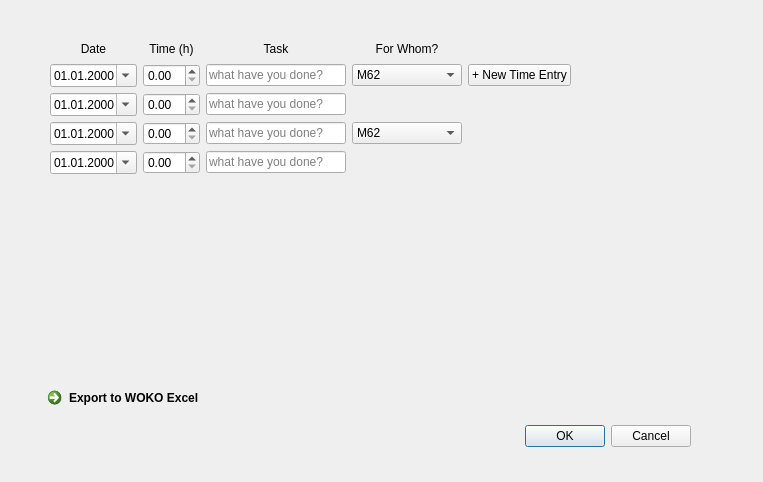
<?xml version="1.0" encoding="UTF-8"?>
<ui version="4.0">
 <class>baseWindow</class>
 <widget class="QDialog" name="baseWindow">
  <property name="geometry">
   <rect>
    <x>0</x>
    <y>0</y>
    <width>763</width>
    <height>482</height>
   </rect>
  </property>
  <property name="windowTitle">
   <string>Time Entry Tool for WOKO</string>
  </property>
  <property name="autoFillBackground">
   <bool>true</bool>
  </property>
  <widget class="QDialogButtonBox" name="buttonBox">
   <property name="geometry">
    <rect>
     <x>350</x>
     <y>420</y>
     <width>341</width>
     <height>32</height>
    </rect>
   </property>
   <property name="orientation">
    <enum>Qt::Horizontal</enum>
   </property>
   <property name="standardButtons">
    <set>QDialogButtonBox::Cancel|QDialogButtonBox::Ok</set>
   </property>
  </widget>
  <widget class="QWidget" name="gridLayoutWidget_2">
   <property name="geometry">
    <rect>
     <x>50</x>
     <y>40</y>
     <width>521</width>
     <height>174</height>
    </rect>
   </property>
   <layout class="QGridLayout" name="gridLayout">
    <item row="0" column="1">
     <widget class="QLabel" name="label_2">
      <property name="text">
       <string>Time (h)</string>
      </property>
      <property name="alignment">
       <set>Qt::AlignCenter</set>
      </property>
     </widget>
    </item>
    <item row="0" column="0">
     <widget class="QLabel" name="label">
      <property name="text">
       <string>Date</string>
      </property>
      <property name="alignment">
       <set>Qt::AlignCenter</set>
      </property>
     </widget>
    </item>
    <item row="1" column="3">
     <widget class="QComboBox" name="comboBox">
      <item>
       <property name="text">
        <string>M62</string>
       </property>
      </item>
      <item>
       <property name="text">
        <string>Housing Office</string>
       </property>
      </item>
      <item>
       <property name="text">
        <string>Others</string>
       </property>
      </item>
     </widget>
    </item>
    <item row="1" column="0">
     <widget class="QDateEdit" name="dateEdit">
      <property name="date">
       <date>
        <year>2000</year>
        <month>1</month>
        <day>1</day>
       </date>
      </property>
      <property name="displayFormat">
       <string>MM.dd.yyyy</string>
      </property>
      <property name="calendarPopup">
       <bool>true</bool>
      </property>
     </widget>
    </item>
    <item row="1" column="2">
     <widget class="QLineEdit" name="lineEdit">
      <property name="inputMask">
       <string/>
      </property>
      <property name="text">
       <string/>
      </property>
      <property name="placeholderText">
       <string>what have you done?</string>
      </property>
     </widget>
    </item>
    <item row="1" column="1">
     <widget class="QDoubleSpinBox" name="doubleSpinBox"/>
    </item>
    <item row="1" column="4">
     <widget class="QPushButton" name="pushButton">
      <property name="text">
       <string>+ New Time Entry</string>
      </property>
     </widget>
    </item>
    <item row="3" column="3">
     <widget class="QComboBox" name="comboBox_2">
      <item>
       <property name="text">
        <string>M62</string>
       </property>
      </item>
      <item>
       <property name="text">
        <string>Housing Office</string>
       </property>
      </item>
      <item>
       <property name="text">
        <string>Others</string>
       </property>
      </item>
     </widget>
    </item>
    <item row="2" column="0">
     <widget class="QDateEdit" name="dateEdit_2">
      <property name="date">
       <date>
        <year>2000</year>
        <month>1</month>
        <day>1</day>
       </date>
      </property>
      <property name="displayFormat">
       <string>MM.dd.yyyy</string>
      </property>
      <property name="calendarPopup">
       <bool>true</bool>
      </property>
     </widget>
    </item>
    <item row="3" column="2">
     <widget class="QLineEdit" name="lineEdit_2">
      <property name="inputMask">
       <string/>
      </property>
      <property name="text">
       <string/>
      </property>
      <property name="placeholderText">
       <string>what have you done?</string>
      </property>
     </widget>
    </item>
    <item row="3" column="1">
     <widget class="QDoubleSpinBox" name="doubleSpinBox_2"/>
    </item>
    <item row="2" column="1">
     <widget class="QDoubleSpinBox" name="doubleSpinBox_3"/>
    </item>
    <item row="2" column="2">
     <widget class="QLineEdit" name="lineEdit_3">
      <property name="inputMask">
       <string/>
      </property>
      <property name="text">
       <string/>
      </property>
      <property name="placeholderText">
       <string>what have you done?</string>
      </property>
     </widget>
    </item>
    <item row="4" column="2">
     <widget class="QLineEdit" name="lineEdit_4">
      <property name="inputMask">
       <string/>
      </property>
      <property name="text">
       <string/>
      </property>
      <property name="placeholderText">
       <string>what have you done?</string>
      </property>
     </widget>
    </item>
    <item row="3" column="0">
     <widget class="QDateEdit" name="dateEdit_3">
      <property name="date">
       <date>
        <year>2000</year>
        <month>1</month>
        <day>1</day>
       </date>
      </property>
      <property name="displayFormat">
       <string>MM.dd.yyyy</string>
      </property>
      <property name="calendarPopup">
       <bool>true</bool>
      </property>
     </widget>
    </item>
    <item row="4" column="1">
     <widget class="QDoubleSpinBox" name="doubleSpinBox_4"/>
    </item>
    <item row="5" column="2">
     <spacer name="horizontalSpacer">
      <property name="orientation">
       <enum>Qt::Horizontal</enum>
      </property>
      <property name="sizeHint" stdset="0">
       <size>
        <width>40</width>
        <height>20</height>
       </size>
      </property>
     </spacer>
    </item>
    <item row="4" column="0">
     <widget class="QDateEdit" name="dateEdit_4">
      <property name="date">
       <date>
        <year>2000</year>
        <month>1</month>
        <day>1</day>
       </date>
      </property>
      <property name="displayFormat">
       <string>MM.dd.yyyy</string>
      </property>
      <property name="calendarPopup">
       <bool>true</bool>
      </property>
     </widget>
    </item>
    <item row="0" column="3">
     <widget class="QLabel" name="label_4">
      <property name="text">
       <string>For Whom?</string>
      </property>
      <property name="alignment">
       <set>Qt::AlignCenter</set>
      </property>
     </widget>
    </item>
    <item row="0" column="2">
     <widget class="QLabel" name="label_3">
      <property name="text">
       <string>Task</string>
      </property>
      <property name="alignment">
       <set>Qt::AlignCenter</set>
      </property>
     </widget>
    </item>
    <item row="6" column="2">
     <spacer name="horizontalSpacer_2">
      <property name="orientation">
       <enum>Qt::Horizontal</enum>
      </property>
      <property name="sizeHint" stdset="0">
       <size>
        <width>40</width>
        <height>20</height>
       </size>
      </property>
     </spacer>
    </item>
   </layout>
  </widget>
  <widget class="QCommandLinkButton" name="commandLinkButton">
   <property name="geometry">
    <rect>
     <x>40</x>
     <y>380</y>
     <width>231</width>
     <height>41</height>
    </rect>
   </property>
   <property name="text">
    <string>Export to WOKO Excel</string>
   </property>
  </widget>
 </widget>
 <resources/>
 <connections>
  <connection>
   <sender>buttonBox</sender>
   <signal>accepted()</signal>
   <receiver>baseWindow</receiver>
   <slot>accept()</slot>
   <hints>
    <hint type="sourcelabel">
     <x>248</x>
     <y>254</y>
    </hint>
    <hint type="destinationlabel">
     <x>157</x>
     <y>274</y>
    </hint>
   </hints>
  </connection>
  <connection>
   <sender>buttonBox</sender>
   <signal>rejected()</signal>
   <receiver>baseWindow</receiver>
   <slot>reject()</slot>
   <hints>
    <hint type="sourcelabel">
     <x>316</x>
     <y>260</y>
    </hint>
    <hint type="destinationlabel">
     <x>286</x>
     <y>274</y>
    </hint>
   </hints>
  </connection>
 </connections>
</ui>
